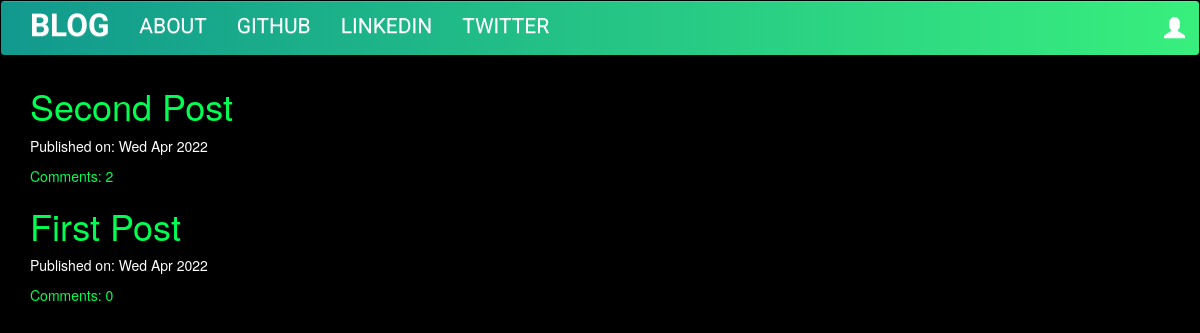
The page / on the database its author committed.
### blog/models.py (models this page shows, shortened)
class Post(models.Model):
    author = models.ForeignKey('auth.User', on_delete=models.CASCADE)
    title = models.CharField(max_length=200)
    text = models.TextField()
    created_date = models.DateTimeField(default=timezone.now)
    published_date = models.DateTimeField(blank=True, null=True)
    def approve_comments(self):
        return self.comments.filter(approved_comment=True)

### blog/views.py (the view)
# urls.py: path('',views.PostListView.as_view(),name='post_list'),
class PostListView(ListView):
    model = Post
    def get_queryset(self):
        return Post.objects.filter(published_date__lte=timezone.now()).order_by('-published_date')

### blog/templates/blog/post_list.html
{% extends 'blog/base.html' %}
{% block content %}
<div class="centerstage">
    {% for post in post_list %}
        <div class="post">
            <h1><a href="{% url 'post_detail' pk=post.pk %}">{{ post.title }}</a></h1>
            <div class="date">
                <p>Published on: {{ post.published_date|date:"D M Y"}}</p>
            </div>
            <a href="{% url 'post_detail' pk=post.pk %}">Comments: {{ post.approve_comments.count }}</a>
        </div>
    {% endfor %}
</div>
{% endblock %}

### blog/templates/blog/base.html (shortened to what this page needs)
<!DOCTYPE html>
{% load static %}
<html>
    <head>
        <link rel="stylesheet" href="https://cdn.jsdelivr.net/npm/bootstrap@3.4.1/dist/css/bootstrap.min.css">
        <link rel="stylesheet" href="https://cdn.jsdelivr.net/npm/bootstrap@3.4.1/dist/css/bootstrap-theme.min.css">
        <link rel="stylesheet" href="{% static 'css/blog.css' %}">
<body class='loader'>
  <nav class="navbar navbar-default techfont custom-navbar">
    <div class="container">
      <ul class="nav navbar-nav">
        <li><a class='navbar-brand bigbrand' href="{% url 'post_list' %}"><b>BLOG</b></a></li>
        <li><a href="{% url 'about'%}">ABOUT</a></li>
        <li><a href="https://www.github.com">GITHUB</a></li>
        <li><a href="https://www.linkedin.com">LINKEDIN</a></li>
        <li><a href="https://www.twitter.com">TWITTER</a></li>
      </ul>
      <ul class="nav navbar-nav navbar-right">
        {% if user.is_authenticated %}
        <li>
          <a href="{% url 'post_new' %}" >NEW POST</a>
        </li>
        <li>
          <a href="{% url 'post_draft_list' %}">DRAFTED</a>
        </li>
        <li>
          <a href="{% url 'logout' %}" >LOGOUT</a>
        </li>
        <li>
          <a>WELCOME, {{ user.username }}</a>
        </li>
          {% else %}
          <li><a class='nav navbar-right' href="{% url 'login' %}" ><span class="glyphicon glyphicon-user"></span></a></li>
        {% endif %}
      </ul>
  </div>
</nav>
        <div class="content container">
            <div class="row">
                <div class="col-md-8">
                  <div class="blog_posts">
                    {% block content %}
                    {% endblock %}
                  </div>
                </div>
            </div>
        </div>
</body>
</html>

### blog/static/css/blog.css (style rules this page uses)
body { font-family: "Helvetica Neue",Helvetica,Arial,sans-serif; font-size: 14px; line-height: 1.42857143; color: #fff; background-color: #000; }
.navbar-default { background: linear-gradient(to right, #11998e, #38ef7d); border-color: #000; }
.navbar-default .navbar-nav>li>a { color: rgb(255, 255, 255); }
a { color:rgb(0, 255, 81); }
.techfont { font-family: 'Roboto', sans-serif; font-size: 1.5em; margin-bottom: 10px; }
.centerstage { margin-left: auto; margin-right: auto; }
.bigbrand { font-size: 1.5em; }

### rows shown on the page
Post: title "Second Post", published_date "Wed Apr 2022", approve_comments.count "2"
Post: title "First Post", published_date "Wed Apr 2022", approve_comments.count "0"
